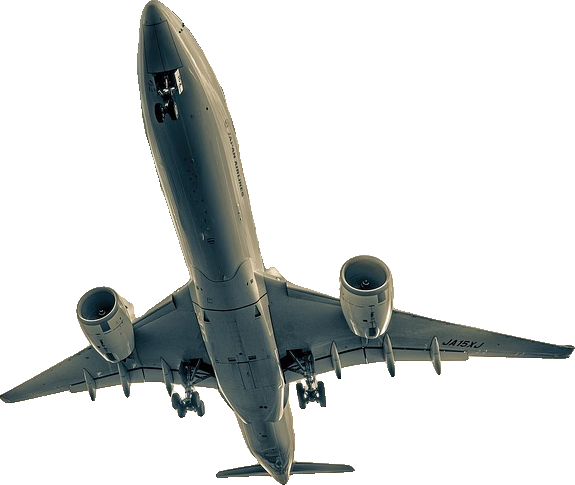
#> input picture howitworks/paper/library/airplane.png, 575 x 485 px, given in place of airplane.png.png, which was not available
$ python -i paperkit.py   (imports and definitions only)
#> lines starting #> are read from the running program, lines starting #| are printed output that depends on the picture; after the words box and inside, x2 and y2 are one past the last pixel; in counts of white or black regions, pixels touching at a corner belong together
"""PAPER-CUTOUT kit for HOW DOES IT WORK? Shorts (owner-approved look, 2026-11-23).

Real photo props as white-bordered paper stickers, crumpled-paper colour backgrounds that change on every line,
torn-paper wipes, stop-motion jitter (15 poses/s), camera punch on every scene, shakes on big hits, paper labels,
stamps, sunburst rays, photo-paper water, music + lots of sound effects.

Usage from an episode file (see episodes/p01_onions/episode.py, the reference):
    from paperkit import *
    K = Kit(starts=[...voice segment start times...], dur=..., palette=[...indices...])
    def scene(c, t, s): ...   # draw one frame; s = Frame helper (beat, tq, jitter...)
    K.run(scene, sys.argv)    # 'stills t1,t2' | 'video' | 'mix' | 'all'
"""
import os, sys, math, random, json, subprocess, io
import numpy as np, skia
from PIL import Image, ImageFilter, ImageOps
from scipy import ndimage as nd

HERE = os.path.dirname(os.path.abspath(__file__))
LIB = os.path.join(HERE, 'library'); TEX = os.path.join(HERE, 'textures'); SFX = os.path.join(HERE, 'sfx'); MUS = os.path.join(HERE, 'music')
# [1 line not run here, left out]
W, H, FPS = 1080, 1920, 30
# [1 line that did not run here, left out]
YEL = (1, .86, .15); RED = (.93, .20, .22); BLK = (.07, .07, .1); WHT = (1, 1, 1)
# background colours (crumpled paper is tinted with these)
PALETTE = {'blue': (0.10, 0.36, 1.00), 'purple': (0.52, 0.22, 0.98), 'pink': (1.00, 0.22, 0.52), 'orange': (1.00, 0.62, 0.08),
           'mint': (0.08, 0.80, 0.55), 'navy': (0.10, 0.10, 0.28), 'red': (0.95, 0.20, 0.22), 'teal': (0.05, 0.74, 0.68),
           'yellow': (1.0, 0.80, 0.10), 'coral': (0.99, 0.45, 0.40)}

# ---------------- easing ----------------
def clamp(x, a=0, b=1): return max(a, min(b, x))
def prog(t, a, b): return clamp((t - a) / (b - a))
def eo(x): return 1 - (1 - x) ** 3
def eio(x): return 4 * x ** 3 if x < .5 else 1 - (-2 * x + 2) ** 3 / 2
def back(x, s=1.7): x -= 1; return 1 + (s + 1) * x ** 3 + s * x ** 2
def lerp(a, b, t): return a + (b - a) * t
def off(p, dx, dy): q = skia.Path(p); q.offset(dx, dy); return q
def _img(arr): return skia.Image.fromarray(np.ascontiguousarray(arr))

# ---------------- encoder (skia surfaces are BGRA here) ----------------
class Enc:
    # [5 lines left out: function __init__, not called in this run]
    def write(s, surf): s.p.stdin.write(surf.makeImageSnapshot().tobytes())
    def close(s): s.p.stdin.close(); assert s.p.wait() == 0; os.replace(s.out + '.tmp.mp4', s.out)

# ---------------- backgrounds ----------------
# [21 lines left out: function paper_bg, not called in this run]
def shader(img): return img.makeShader(skia.TileMode.kClamp, skia.TileMode.kClamp, skia.SamplingOptions(skia.FilterMode.kLinear))
# [4 lines left out: function torn, not called in this run]

_g = np.random.default_rng(3)
_gr = (_g.normal(0.5, 0.07, (H // 2, W // 2)) * 255).clip(0, 255).astype(np.uint8)
_gr = np.asarray(Image.fromarray(_gr).filter(ImageFilter.GaussianBlur(0.8)))
# [1 line that did not run here, left out]

# ---------------- stickers (real photo props with a white paper border) ----------------
_ST = {}
def sticker(name, maxd=500, border=22):
    """Load library/<name>.png (transparent PNG) as a paper sticker. Cached per (name, size)."""
#> called with name = 'library/airplane.png', maxd = 500, border = 22
    k = (name, maxd, border)
    if k in _ST: return _ST[k]
    im = Image.open(os.path.join(LIB, name + '.png')).convert('RGBA')
#> im is the input picture: PIL image 575x485 RGBA; mean R, G, B, A 18.7, 21.4, 20.5, 60.8
    im = im.crop(im.getbbox()); sc = maxd / max(im.size)
#> after `sc = maxd / max(im.size)`: sc = 0.87
    im = im.resize((max(1, int(im.width * sc)), max(1, int(im.height * sc))), Image.LANCZOS)
#> im: PIL image 500x421 RGBA
    cw, ch = im.width + 2 * border, im.height + 2 * border
#> cw = 544; ch = 465
    cv = Image.new('RGBA', (cw, ch), (0, 0, 0, 0)); cv.paste(im, (border, border), im)
#> after `cv = Image.new('RGBA', (cw, ch), (0, 0, 0, 0))`: cv: PIL image 544x465 RGBA; every value is 0
#> after `cv.paste(im, (border, border), im)`:
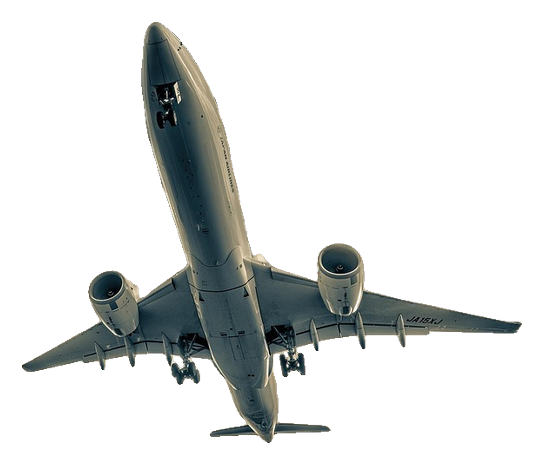
#> cv: PIL image 544x465 RGBA; mean R, G, B, A 15.7, 17.9, 17.2, 50.1; transparent parts drawn white
    a = np.asarray(cv)[..., 3] > 40
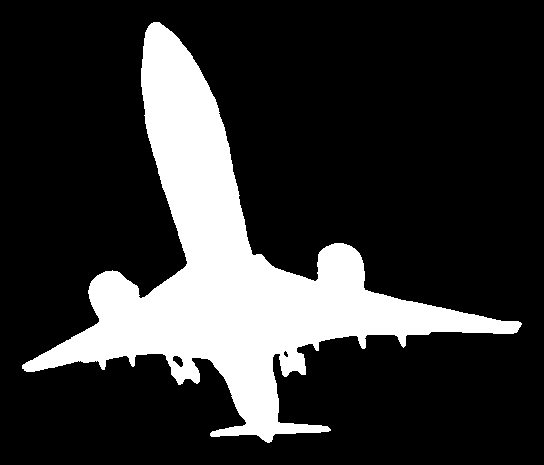
#> a: shape (465, 544) bool; 19.9% white; 1 white region, box (x1, y1, x2, y2) and area: (22, 22, 522, 443) 50399
    bd = nd.binary_fill_holes(nd.binary_dilation(a, structure=np.ones((3, 3)), iterations=border - 4))
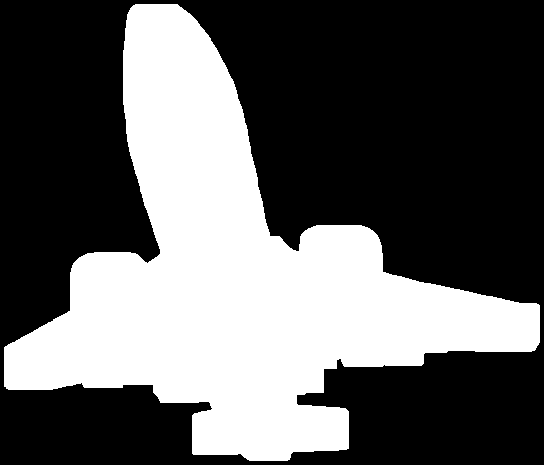
#> bd: shape (465, 544) bool; 37.3% white; 1 white region, box (x1, y1, x2, y2) and area: (4, 4, 540, 461) 94380
    bmask = Image.fromarray((bd * 255).astype(np.uint8)).filter(ImageFilter.GaussianBlur(1.0))
    rg = np.random.default_rng(abs(hash(name)) % 1000)
    pap = (246 + rg.normal(0, 5, (ch, cw))).clip(0, 255).astype(np.uint8)
    pap = Image.fromarray(np.dstack([pap, pap, (pap * 0.985).astype(np.uint8)])).convert('RGBA'); pap.putalpha(bmask)
#> after `pap = Image.fromarray(np.dstack([pap, pap, (pap * 0.985).astype(np.uin`:
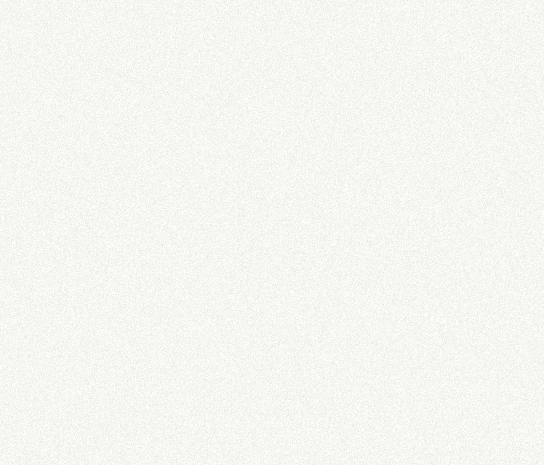
#> pap: PIL image 544x465 RGBA; mean R, G, B, A 245.4, 245.4, 241.4, 255
    pap.alpha_composite(cv); arr = np.asarray(pap).copy()
    _ST[k] = (_img(arr), _img(np.dstack([np.zeros_like(arr[..., :3]), arr[..., 3:]])), cw, ch, (a * 255).astype(np.uint8))
    return _ST[k]
# [104 lines left out: functions stk, label, stamp, rays, glyph, bolt and 4 more, not called in this run]

# ---------------- photo-paper water ----------------
_OC = None
# [6 lines left out: function _ocean, not called in this run]
def ocean_shader(dx, dy, sc=1.0):
    m = skia.Matrix(); m.setScale(sc, sc); m.postTranslate(dx, dy)
    return _ocean().makeShader(skia.TileMode.kMirror, skia.TileMode.kMirror, skia.SamplingOptions(skia.FilterMode.kLinear), m)
# [22 lines left out: functions water, drop, not called in this run]

# ---------------- the kit: timing, camera, render, mix ----------------
class Frame:
    # [4 lines left out: function __init__, not called in this run]
    def k(s, a, b): return prog(s.tq, a, b)

class Kit:
    # [4 lines left out: function __init__, not called in this run]
    def sfx(s, t, name, gain=1.0): s.EV.append((t, name, gain))
    def default_sfx(s):
        for i in range(1, len(s.B)): s.sfx(s.B[i] - 0.05, 'swoosh1' if i % 2 else 'swoosh2', 0.8); s.sfx(s.B[i] + 0.05, 'paper', 0.9)
    # [76 lines left out: functions frame, stills, video, mix, run, timeline, not called in this run]

#> (the run stopped early here; a loop or call above may not have finished)

$ run again, on howitworks/paper/library/banana.png
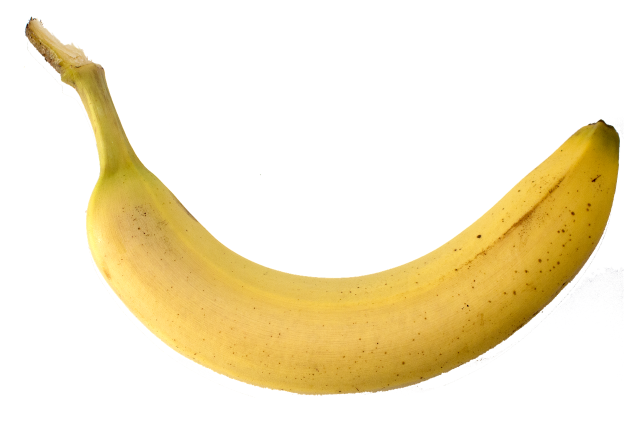
#> input picture howitworks/paper/library/banana.png, 1280 x 847 px, given in place of banana.png.png, which was not available (shown at 1/2 size)
#> in sticker, im is the input picture: PIL image 1280x847 RGBA; mean R, G, B, A 178.3, 163.8, 126.6, 70.2
#> cv: PIL image 544x362 RGBA; every value is 0
#> in sticker, `a = np.asarray(cv)[..., 3] > 40`:
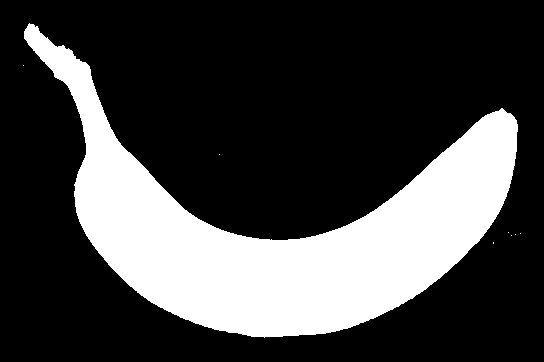
#> a: shape (362, 544) bool; 26.1% white; 8 white regions (7 under 20 px), largest, box (x1, y1, x2, y2) and area: (24, 23, 518, 338) 51298
#> bd: shape (362, 544) bool; 45.5% white; 2 white regions, box (x1, y1, x2, y2) and area: (5, 5, 539, 356) 88270, (201, 136, 238, 173) 1369
#> in sticker, `bmask = Image.fromarray((bd * 255).astype(np.uint8)).filter(ImageFilte..`:
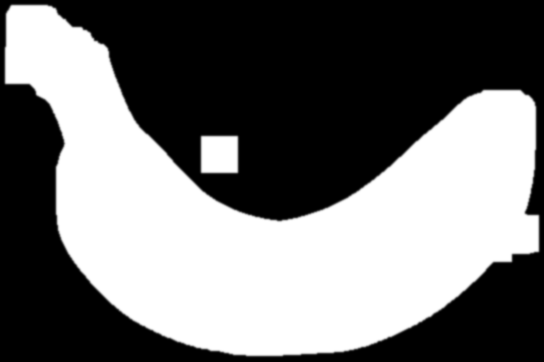
#> bmask: PIL image 544x362 L; min 0, max 255, mean 116.1

$ run again, on howitworks/paper/library/bathtub.png
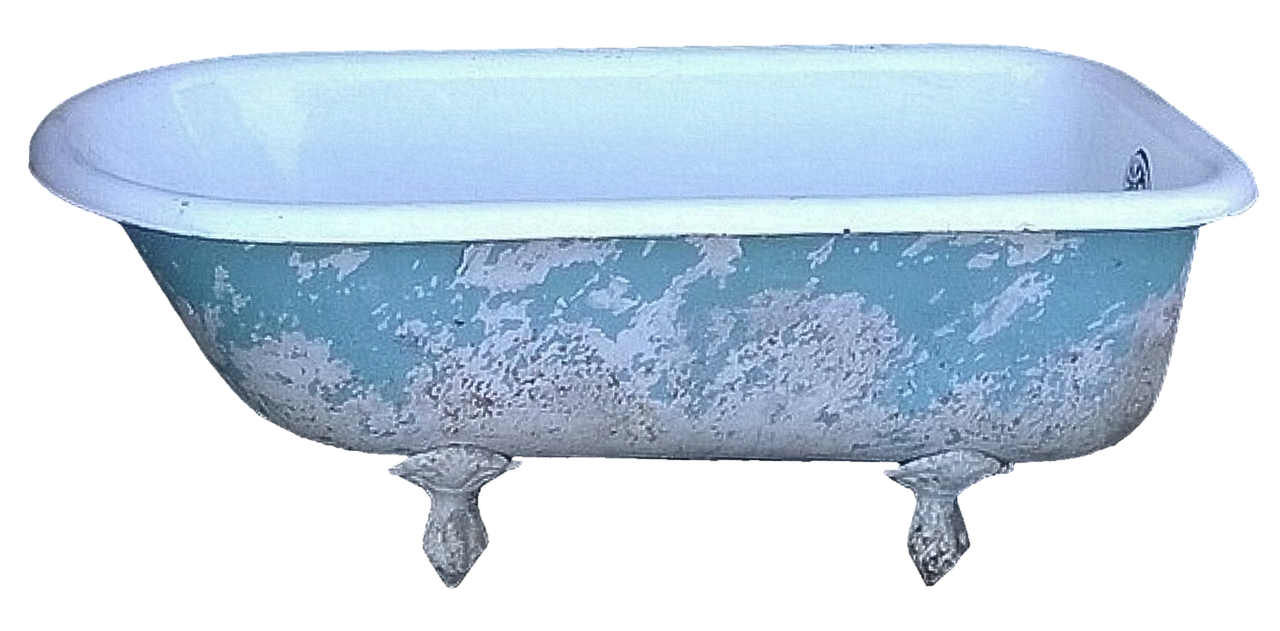
#> input picture howitworks/paper/library/bathtub.png, 1280 x 631 px, given in place of bathtub.png.png, which was not available
#> in sticker, im is the input picture: PIL image 1280x631 RGBA; mean R, G, B, A 97.2, 113.4, 134.1, 136.8
#> cv: PIL image 544x266 RGBA; every value is 0
#> in sticker, `a = np.asarray(cv)[..., 3] > 40`:
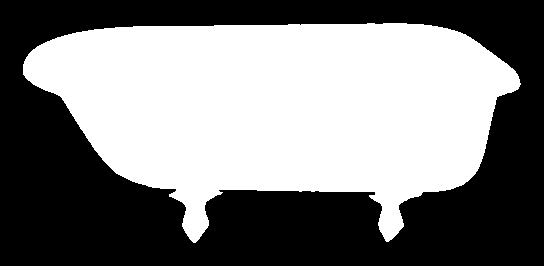
#> a: shape (266, 544) bool; 49.5% white; 1 white region, box (x1, y1, x2, y2) and area: (23, 23, 521, 243) 71598
#> bd: shape (266, 544) bool; 69.7% white; 1 black region, box (x1, y1, x2, y2) and area: (0, 0, 544, 266) 43804
#> in sticker, `bmask = Image.fromarray((bd * 255).astype(np.uint8)).filter(ImageFilte..`:
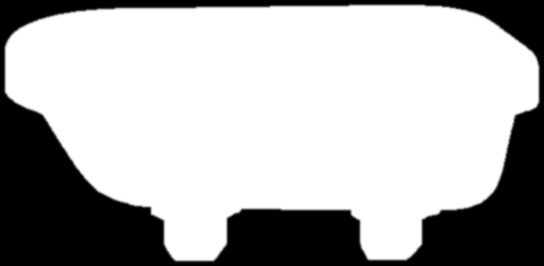
#> bmask: PIL image 544x266 L; min 0, max 255, mean 177.8
